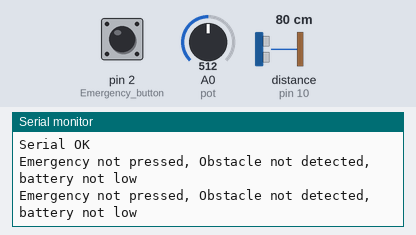
This sketch was run on a simulated Arduino Uno, built with avr-gcc and run on an emulated ATmega328P. On the bench: the last lines printed to the serial monitor. Wiring (inferred from the names in the program): ultrasonic range finder: trigger pin 9; echo pin 10. The inputs (shaded band) are chosen by the test bench; at power-on: distance to the obstacle (sensor on pin 10) 80 cm, pin 2 (Emergency_button) LOW, A0 (pot) = 512. The echo pulse lasts 58.3 µs per cm.

Above: at 1.8 s.
1.9 s: distance to the obstacle (sensor on pin 10) set to 17 cm
At 2.8 s:
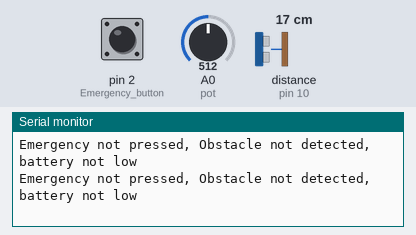
3.4 s: distance to the obstacle (sensor on pin 10) set to 13 cm
At 4.8 s:
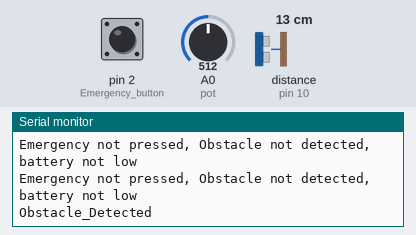

The sketch:

Voice_Alerts_Test.ino
```cpp
/*
  This program uses an emergency button, a potentiometer, and an ultrasonic sensor to monitor a system.
  It checks three conditions:
  1. If the emergency button is pressed, it prints "Emergency_Pressed".
  2. If an obstacle is detected (distance less than 15 cm), it prints "Obstacle_Detected".
  3. If the potentiometer value is below 40, it indicates a low battery and prints "battery_low".

  The emergency button is debounced to avoid multiple presses being detected due to noise or quick fluctuations.
  The program communicates the status via the Serial Monitor.

  Changes:
  - If emergency is pressed, and battery is low, it will print "Emergency_Pressed", wait 1 second, then print "battery_low".
  - If emergency is pressed, obstacle detection is ignored.
  - If only the battery is low, it prints "battery_low".
  - A 1-second delay is added after every serial print to make the output readable.
*/

const int Emergency_button = 2;  // Emergency button pin
const int trigPin = 9;  // Trigger pin for ultrasonic sensor
const int echoPin = 10;  // Echo pin for ultrasonic sensor
int Emergency_button_state = 0;  // Variable to hold the current state of the emergency button
int lastEmergency_button_state = LOW;  // Variable to hold the previous state of the emergency button
unsigned long lastDebounceTime = 0;  // Variable to track the last debounce time
unsigned long debounceDelay = 50;  // Debounce delay (50 milliseconds)

int pot = A0;  // Potentiometer analog pin
int PotValue = 0;  // Variable to hold the potentiometer value
float duration, distance;  // Variables to hold duration and calculated distance

void setup() {
  Serial.begin(115200);  // Start serial communication at 115200 baud rate
  Serial.println("Serial OK");

  pinMode(Emergency_button, INPUT);  // Set emergency button pin as input
  pinMode(pot, INPUT);  // Set potentiometer pin as input
  pinMode(trigPin, OUTPUT);  // Set trigger pin for ultrasonic sensor as output
  pinMode(echoPin, INPUT);  // Set echo pin for ultrasonic sensor as input
}

void loop() {
  // Trigger ultrasonic sensor to send pulse
  digitalWrite(trigPin, LOW);
  delayMicroseconds(2);
  digitalWrite(trigPin, HIGH);
  delayMicroseconds(10);
  digitalWrite(trigPin, LOW);

  // Measure duration of the pulse from echoPin
  duration = pulseIn(echoPin, HIGH);
  // Calculate the distance in cm (speed of sound 0.0343 cm/us)
  distance = (duration * 0.0343) / 2;

  // Read the raw state of the emergency button
  int reading = digitalRead(Emergency_button);

  // Check if the button state has changed (i.e., a new press or release)
  if (reading != lastEmergency_button_state) {
    lastDebounceTime = millis();  // Reset the debounce timer
  }

  // If the button state has been stable for longer than the debounce delay, register the press
  if ((millis() - lastDebounceTime) > debounceDelay) {
    // Only take action if the button state has changed
    if (reading != Emergency_button_state) {
      Emergency_button_state = reading;

      // If the button was pressed
      if (Emergency_button_state == HIGH) {
        Serial.println("Emergency_Pressed");
        delay(1000);  // 1 second delay
      }
    }
  }

  // Store the current button state for comparison in the next loop
  lastEmergency_button_state = reading;

  // Read the potentiometer value
  PotValue = analogRead(pot);

  // If emergency button is pressed and battery is low
  if (Emergency_button_state == HIGH && PotValue < 40) {
    Serial.println("Emergency_Pressed");
    delay(1000);  // 1 second delay
    Serial.println("battery_low");
    delay(1000);  // 1 second delay
  }
  // If emergency button is pressed, ignore obstacle detection
  else if (Emergency_button_state == HIGH) {
    // Ignore obstacle detection when emergency button is pressed
    Serial.println("Emergency_Pressed");
    delay(1000);  // 1 second delay
  }
  // Check if an obstacle is detected (distance < 15 cm) and emergency is not pressed
  else if (distance < 15 && Emergency_button_state == LOW) {
    Serial.println("Obstacle_Detected");
    delay(1000);  // 1 second delay
  }
  // If battery is low, print "battery_low" regardless of the emergency button state
  else if (PotValue < 40) {
    Serial.println("battery_low");
    delay(1000);  // 1 second delay
  }
  // If no conditions are met, print normal status
  else {
    Serial.println("Emergency not pressed, Obstacle not detected, battery not low");
    delay(1000);  // 1 second delay
  }
}
```

Measured:
- the behaviour switches between 16 and 15 cm on distance to the obstacle (sensor on pin 10) (found by bisection; images 1 and 2)
- after the input at 3.4 s, the serial monitor: prints a new line after 0.62 s (image 2)
